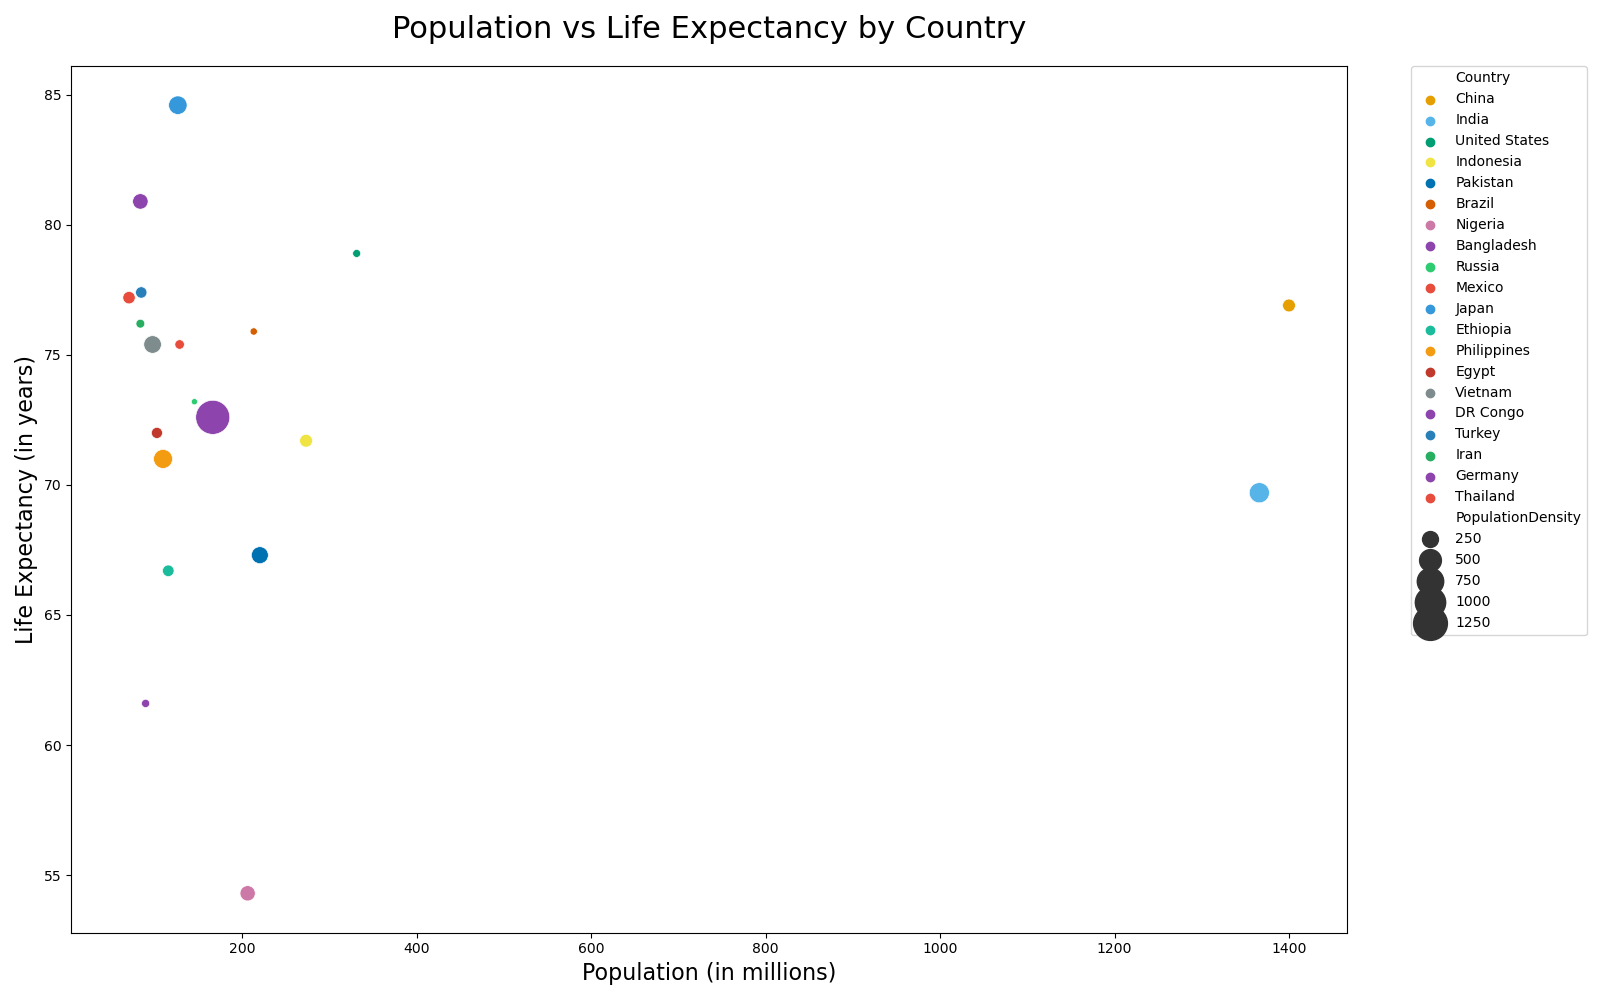

The script that drew this image:

import pandas as pd
import seaborn as sns
import matplotlib.pyplot as plt

# Create a DataFrame from the given data
data = {
    'Country': ['China', 'India', 'United States', 'Indonesia', 'Pakistan', 'Brazil', 'Nigeria', 'Bangladesh', 'Russia', 'Mexico', 'Japan', 'Ethiopia', 'Philippines', 'Egypt', 'Vietnam', 'DR Congo', 'Turkey', 'Iran', 'Germany', 'Thailand'],
    'Population': [1400, 1366, 331, 273, 220, 213, 206, 166, 145, 128, 126, 115, 109, 102, 97, 89, 84, 83, 83, 70],
    'LifeExpectancy': [76.9, 69.7, 78.9, 71.7, 67.3, 75.9, 54.3, 72.6, 73.2, 75.4, 84.6, 66.7, 71.0, 72.0, 75.4, 61.6, 77.4, 76.2, 80.9, 77.2],
    'PopulationDensity': [150, 420, 36, 151, 286, 25, 226, 1265, 9, 66, 347, 115, 368, 102, 311, 40, 110, 52, 232, 137]
}
df = pd.DataFrame(data)

# Plot the bubble chart
plt.figure(figsize=(16, 10))
bubble_chart = sns.scatterplot(data=df, x='Population', y='LifeExpectancy', size='PopulationDensity', sizes=(20, 600), hue='Country', palette=['#E69F00', '#56B4E9', '#009E73', '#F0E442', '#0072B2', '#D55E00', '#CC79A7', '#8E44AD', '#2ECC71', '#E74C3C', '#3498DB', '#1ABC9C', '#F39C12', '#C0392B', '#7F8C8D', '#8E44AD', '#2980B9', '#27AE60', '#8E44AD', '#E74C3C'])

# Customizing the plot
plt.title('Population vs Life Expectancy by Country', fontsize=22, pad=20)
plt.xlabel('Population (in millions)', fontsize=16)
plt.ylabel('Life Expectancy (in years)', fontsize=16)
plt.legend(bbox_to_anchor=(1.05, 1), loc='upper left', borderaxespad=0)

# Show the plot
plt.tight_layout()
plt.show()
